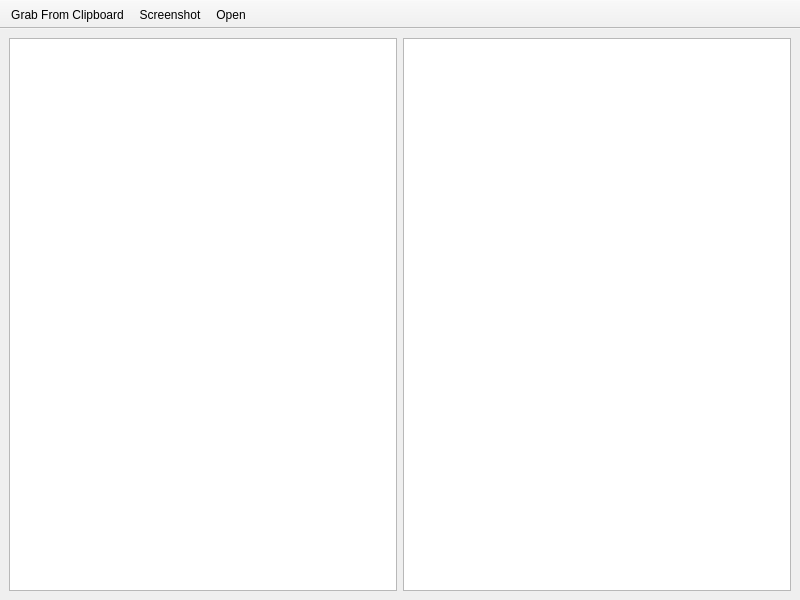
<?xml version="1.0" encoding="UTF-8"?>
<ui version="4.0" connectslotsbyname="false">
 <class>MainWindow</class>
 <widget class="QMainWindow" name="MainWindow">
  <property name="geometry">
   <rect>
    <x>0</x>
    <y>0</y>
    <width>800</width>
    <height>600</height>
   </rect>
  </property>
  <property name="windowTitle">
   <string>Text Grab</string>
  </property>
  <widget class="QWidget" name="central_widget">
   <layout class="QHBoxLayout" name="horizontalLayout">
    <item>
     <widget class="QGraphicsView" name="graphics_view">
      <property name="sizePolicy">
       <sizepolicy hsizetype="Preferred" vsizetype="Expanding">
        <horstretch>0</horstretch>
        <verstretch>0</verstretch>
       </sizepolicy>
      </property>
     </widget>
    </item>
    <item>
     <widget class="QTextEdit" name="text_edit">
      <property name="sizePolicy">
       <sizepolicy hsizetype="Preferred" vsizetype="Ignored">
        <horstretch>0</horstretch>
        <verstretch>0</verstretch>
       </sizepolicy>
      </property>
     </widget>
    </item>
   </layout>
  </widget>
  <widget class="QToolBar" name="toolBar">
   <property name="windowTitle">
    <string>toolBar</string>
   </property>
   <property name="movable">
    <bool>false</bool>
   </property>
   <property name="toolButtonStyle">
    <enum>Qt::ToolButtonTextBesideIcon</enum>
   </property>
   <property name="floatable">
    <bool>false</bool>
   </property>
   <attribute name="toolBarArea">
    <enum>TopToolBarArea</enum>
   </attribute>
   <attribute name="toolBarBreak">
    <bool>false</bool>
   </attribute>
   <addaction name="action_grab_from_clipboard"/>
   <addaction name="action_screenshot"/>
   <addaction name="action_open"/>
  </widget>
  <action name="action_grab_from_clipboard">
   <property name="icon">
    <iconset theme="edit-copy"/>
   </property>
   <property name="text">
    <string>Grab From Clipboard</string>
   </property>
   <property name="shortcut">
    <string>Ctrl+V</string>
   </property>
  </action>
  <action name="action_screenshot">
   <property name="icon">
    <iconset theme="monitor"/>
   </property>
   <property name="text">
    <string>Screenshot</string>
   </property>
   <property name="shortcut">
    <string>Ctrl+I</string>
   </property>
  </action>
  <action name="action_open">
   <property name="icon">
    <iconset theme="document-open"/>
   </property>
   <property name="text">
    <string>Open</string>
   </property>
   <property name="shortcut">
    <string>Ctrl+O</string>
   </property>
  </action>
 </widget>
 <resources/>
 <connections/>
</ui>
